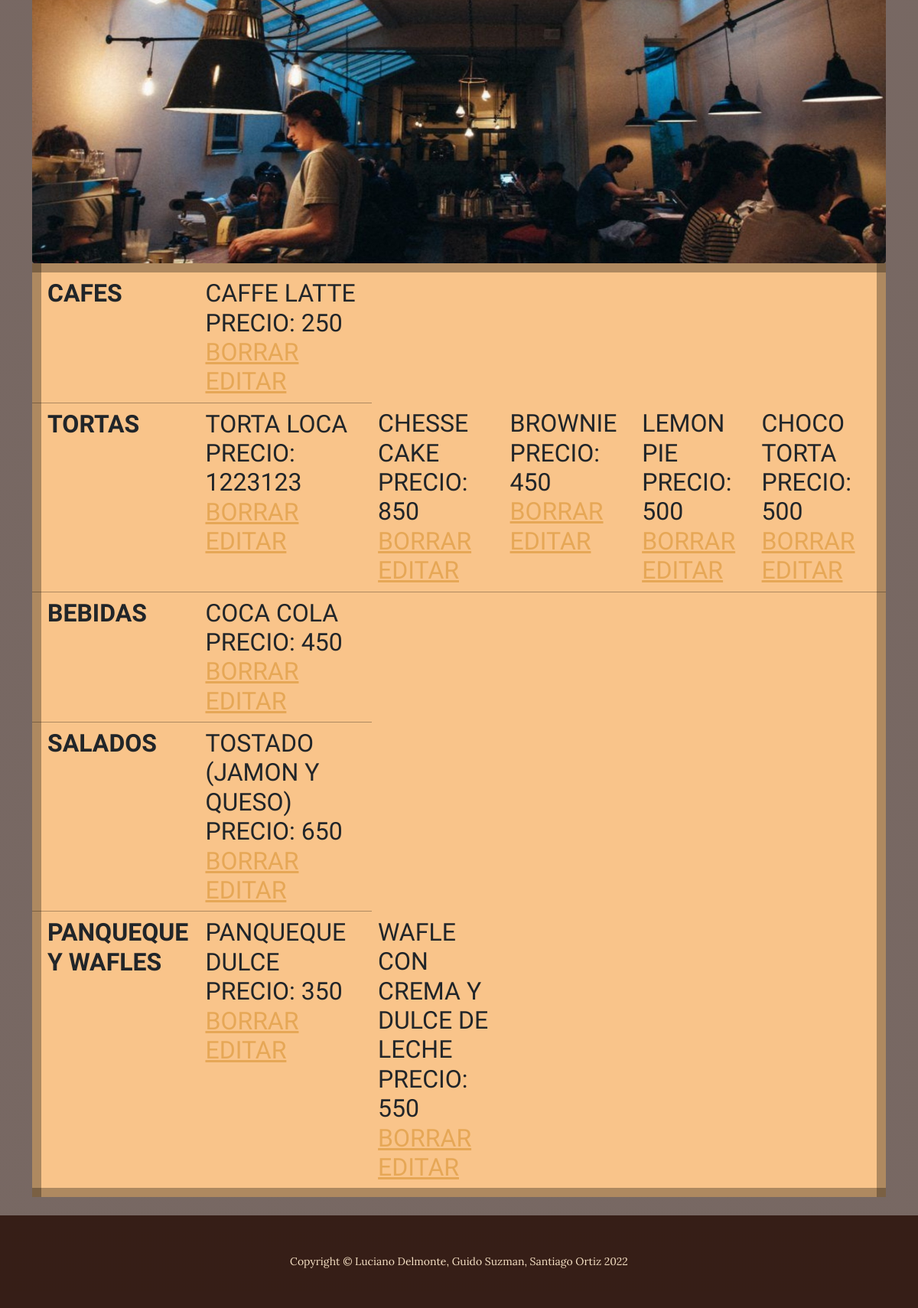
The app's page /menu/ (signed in, lower part), older data.
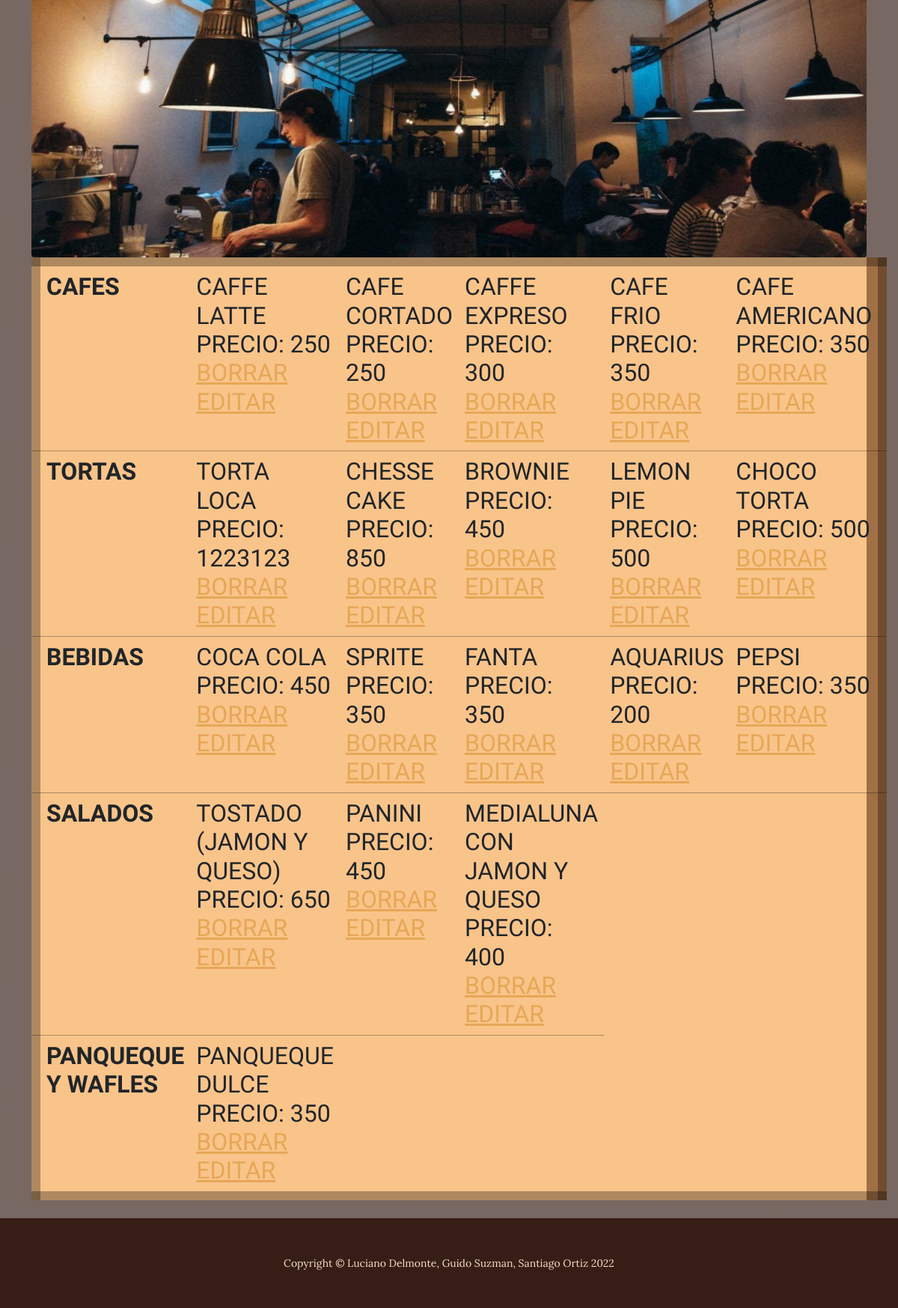
The same page, newer data.
### app_tienda/models.py (models this page shows)
class Cafe(models.Model):
    nombre_cafe =  models.CharField(max_length=50)
    precio = models.IntegerField()
    descripcion = models.CharField(max_length = 100)
    def __str__(self):
        return f"{self.nombre_cafe} Precio: {self.precio}"

class Torta(models.Model):
    nombre_torta = models.CharField(max_length = 50)
    precio = models.IntegerField()
    descripcion = models.CharField(max_length = 100)
    def __str__(self):
        return f"{self.nombre_torta} Precio: {self.precio} "

class Bebidas(models.Model):
    nombre_bebida = models.CharField(max_length = 100)
    precio = models.IntegerField()
    def __str__(self):
        return f"{self.nombre_bebida} Precio: {self.precio}"

class Salados(models.Model):
    nombre_salados = models.CharField(max_length=100)
    precio = models.IntegerField()
    def __str__(self):
        return f"{self.nombre_salados} Precio: {self.precio}"

class Panqueques_Wafles(models.Model):
    nombre_PW = models.CharField(max_length= 100)
    precio = models.IntegerField()
    def __str__(self):
        return f"{self.nombre_PW} Precio: {self.precio}"

### app_tienda/views.py (the view)
# urls.py: path("menu/", vista_menu_cafes, name= "app_tienda-menu"),
def vista_menu_cafes(request):
    cafes = Cafe.objects.all()
    tortas = Torta.objects.all()
    bebida = Bebidas.objects.all()
    salados = Salados.objects.all()
    pan_waf = Panqueques_Wafles.objects.all()
    contexto = {"cafes": cafes, "tortas": tortas, "bebida": bebida, "salados": salados, "pan_waf": pan_waf}
    return render(request, "app_tienda/menu.html", contexto)

### app_tienda/templates/app_tienda/menu.html
{% extends 'app_tienda/menutemplate.html' %}
{% block contenido %}
<table class="table" style="background: rgba(255, 128, 0, 0.3); border: 12px solid rgba(0, 0, 0, 0.3);">
    <tr>
        <th>cafes</th>
    {% for c in cafes %}
        <td>{{c}} <a class="" href="{% url 'app_tienda-borrar-menu' c.id %}">Borrar</a> <a  href="{% url 'app_tienda-editar-cafe' c.id %}">Editar</a></td>
    {% endfor %}
    </tr>
    <tr>
        <th>tortas</th>
    {% for t in tortas %}
        <td>{{t}} <a  href="{% url 'app_tienda-borrar-menu-torta' t.id %}">Borrar</a> <a  href="{% url 'app_tienda-editar-torta' t.id %}">Editar</a></td>
    {% endfor %}
    </tr>
    <tr>
        <th>bebidas</th>
    {% for b in bebida %}
        <td> {{b}} <a href="{% url 'app_tienda-borrar-menu-bebida' b.id %}">Borrar</a> <a  href="{% url 'app_tienda-editar-bebida' b.id %}">Editar</a></td>
    {% endfor %}
    </tr>
    <tr>
        <th>salados</th>
    {% for s in salados %}
        <td> {{s}} <a href="{% url 'app_tienda-borrar-menu-salados' s.id %}">Borrar</a> <a  href="{% url 'app_tienda-editar-salados' s.id %}">Editar</a> </td>
    {% endfor %}
    </tr>
    <tr>
        <th>Panqueque y wafles</th>
    {% for pw in pan_waf %}
        <td> {{pw}} <a href="{% url 'app_tienda-borrar-menu-pan_waf' pw.id %}">Borrar</a> <a  href="{% url 'app_tienda-editar-Panqueques y Waffles' pw.id %}">Editar</a> </td>
    {% endfor %}
    </tr>
</table>
{% endblock %}

### app_tienda/templates/app_tienda/menutemplate.html (shortened to what this page needs)
<!DOCTYPE html>
<html lang="en">
    <head>
       {% load static %}
        <link href="{% static 'app_tienda/css/styles.css' %}" rel="stylesheet" />
    </head>
    <body>
        <section class="">
            <div class="container">
                <div class="">
                    <img class="intro-img img-fluid mb-3 mb-lg-0 rounded" src="{% static 'app_tienda/assets/img/coffe_01.jpg' %}" alt="..." />
                    <div class=" left-0 bg-faded ">
                        <h2 class="section-heading mb-4">
        {% block contenido %}
        {% endblock %}
        </section>
        <footer class="footer text-faded text-center py-5">
            <div class="container"><p class="m-0 small">Copyright &copy; Luciano Delmonte, Guido Suzman, Santiago Ortiz 2022</p></div>
        </footer>
    </body>
</html>

Row changes from the older to the newer data that the page shows:
removed Panqueques_Wafles: nombre_PW+precio "WAFLE CON CREMA Y DULCE DE LECHE PRECIO: 550"
added Cafe: nombre_cafe+precio "CAFE CORTADO PRECIO: 250"
added Cafe: nombre_cafe+precio "CAFFE EXPRESO PRECIO: 300"
added Cafe: nombre_cafe+precio "CAFE FRIO PRECIO: 350"
added Cafe: nombre_cafe+precio "CAFE AMERICANO PRECIO: 350"
added Bebidas: nombre_bebida+precio "SPRITE PRECIO: 350"
added Bebidas: nombre_bebida+precio "FANTA PRECIO: 350"
added Bebidas: nombre_bebida+precio "AQUARIUS PRECIO: 200"
added Bebidas: nombre_bebida+precio "PEPSI PRECIO: 350"
added Salados: nombre_salados+precio "PANINI PRECIO: 450"
added Salados: nombre_salados+precio "MEDIALUNA CON JAMON Y QUESO PRECIO: 400"
